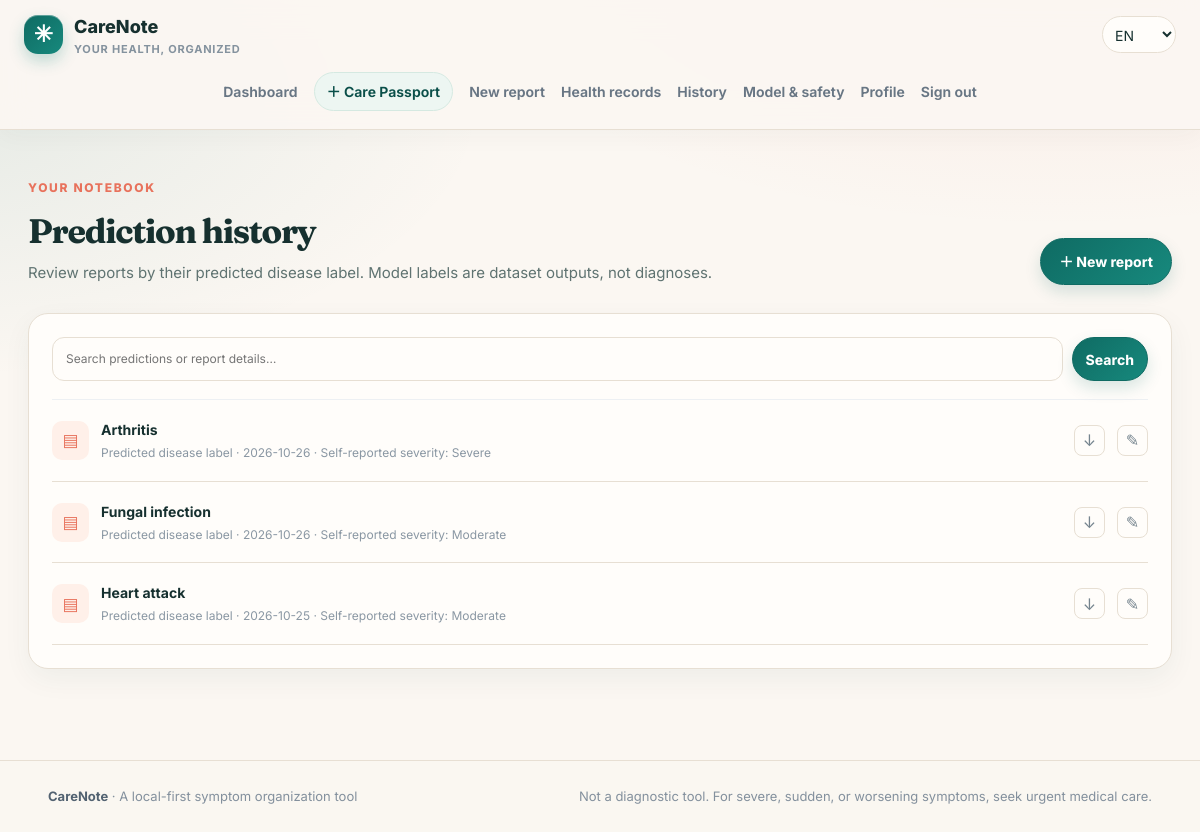
The page /reports (signed in) on the database as committed earlier.
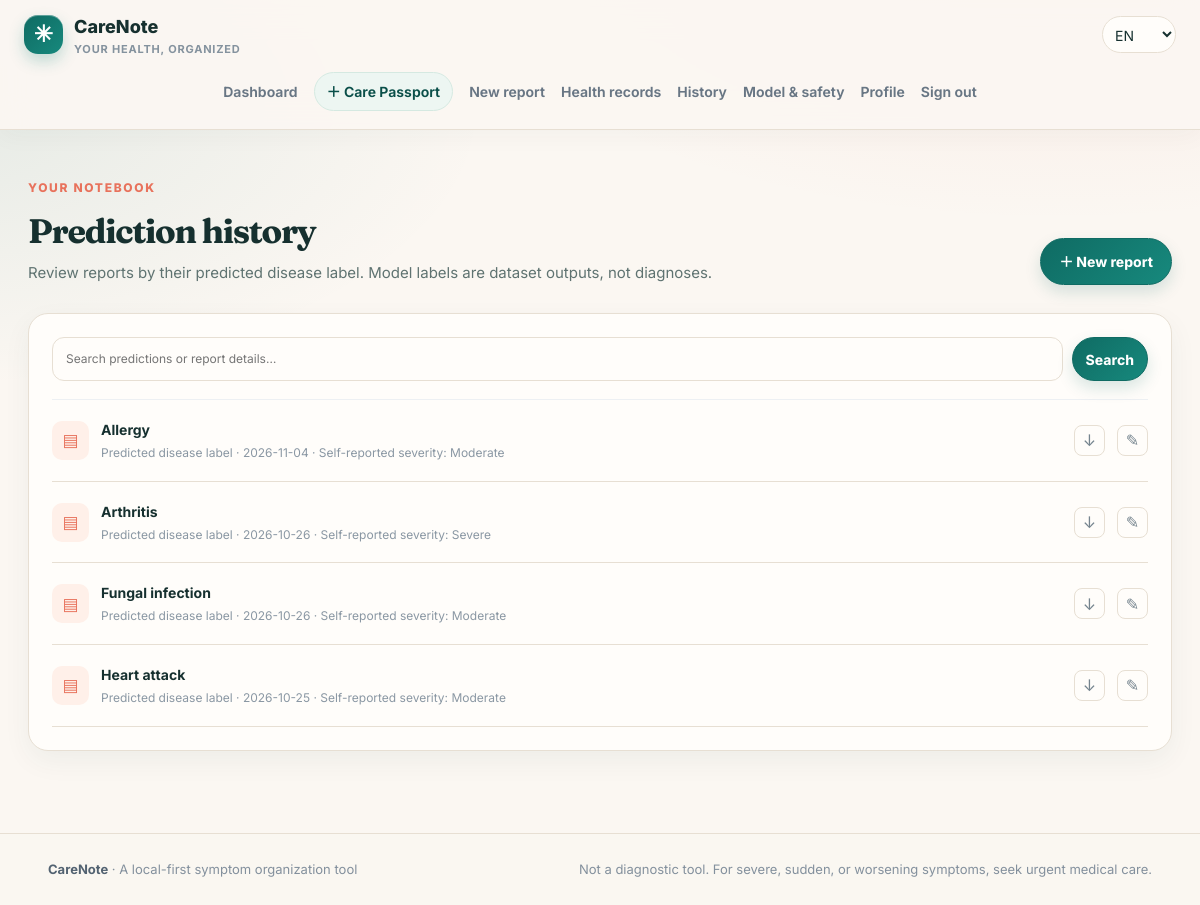
The same page on the database as committed later.
### tables this page shows
CREATE TABLE reports (
                id INTEGER PRIMARY KEY AUTOINCREMENT, user_id INTEGER NOT NULL,
                title TEXT NOT NULL DEFAULT 'Symptom summary', report_json TEXT NOT NULL,
                created_at TEXT NOT NULL, updated_at TEXT NOT NULL,
                FOREIGN KEY(user_id) REFERENCES users(id) ON DELETE CASCADE);

### app.py (the view)
    @app.get("/reports")
    @login_required
    def report_history():
        q=request.args.get("q","").strip()[:100]
        with connect_db() as db:
            if q: rows=db.execute("SELECT id,title,report_json,created_at,updated_at FROM reports WHERE user_id=? AND (title LIKE ? OR report_json LIKE ?) ORDER BY created_at DESC",(g.user["id"],f"%{q}%",f"%{q}%")).fetchall()
            else: rows=db.execute("SELECT id,title,report_json,created_at,updated_at FROM reports WHERE user_id=? ORDER BY created_at DESC",(g.user["id"],)).fetchall()
        reports=[]
        for row in rows:
            data=decode_report_json(row["report_json"])
            analysis=data.get("analysis")
            if not isinstance(analysis, dict): analysis={}
            reports.append({"id":row["id"],"title":row["title"],"created_at":row["created_at"],"updated_at":row["updated_at"],"symptoms":data.get("symptoms",[]),"severity":data.get("severity","Unsure"),"analysis":analysis})
        return render_template("history.html",title="Report history",reports=reports,q=q)

### templates/history.html (shortened to what this page needs)
{% extends 'base.html' %}
{% block content %}
<section class="page-heading">
  <div>
    <div class="eyebrow">YOUR NOTEBOOK</div>
    <h1>Prediction history</h1>
    <p>Review reports by their predicted disease label. Model labels are dataset outputs, not diagnoses.</p>
  </div>
  <a class="button" href="{{ url_for('new_report') }}">＋ New report</a>
</section>
<section class="panel">
  <form class="search-row" method="get">
    <input id="q" type="search" name="q" value="{{ q }}" placeholder="Search predictions or report details…">
    <button class="button button-small" type="submit">Search</button>
  </form>
  {% if reports %}
    <div class="report-list history-list">
      {% for report in reports %}
        <div class="report-row">
          <span class="report-file">▤</span>
          <a class="report-main" href="{{ url_for('report_detail',report_id=report.id) }}">
            <strong>{{ report.analysis.label if report.analysis.get('available') and report.analysis.get('label') else 'Prediction unavailable' }}</strong>
            <small>Predicted disease label · {{ report.created_at[:10] }} · Self-reported severity: {{ report.severity }}</small>
          </a>
          <a class="icon-link" title="Download PDF" href="{{ url_for('export_saved_report',report_id=report.id) }}">↓</a>
          <a class="icon-link" title="Edit" href="{{ url_for('edit_report',report_id=report.id) }}">✎</a>
        </div>
      {% endfor %}
    </div>
  {% else %}
    <div class="empty-state">
      <div class="empty-art">⌕</div>
      <h3>{% if q %}No matching reports{% else %}No reports yet{% endif %}</h3>
      <p>{% if q %}Try another search term.{% else %}Your saved predictions will appear here.{% endif %}</p>
    </div>
  {% endif %}
</section>
{% endblock %}

### templates/base.html (shortened to what this page needs)
<!doctype html>
<html lang="{{ language }}">
<head>
  <link rel="stylesheet" href="{{ url_for('static', filename='style.css') }}">
  <link rel="stylesheet" href="{{ url_for('static', filename='theme.css') }}">
</head>
<body>
<header class="topbar"><a class="brand" href="{{ url_for('landing') }}"><span class="brand-mark">✳</span><span>CareNote<small>YOUR HEALTH, ORGANIZED</small></span></a>
<nav class="nav">
{% if current_user %}<a href="{{ url_for('dashboard') }}" data-i18n="dashboard">Dashboard</a><a class="nav-passport" href="{{ url_for('onboarding') }}">＋ Care Passport</a><a href="{{ url_for('new_report') }}" data-i18n="newReport">New report</a><a href="{{ url_for('health_records_page') }}">Health records</a><a href="{{ url_for('report_history') }}" data-i18n="history">History</a><a href="{{ url_for('about_model') }}" data-i18n="model">Model & safety</a><a href="{{ url_for('profile') }}" data-i18n="profile">Profile</a><form method="post" action="{{ url_for('logout') }}" class="inline-form"><input type="hidden" name="csrf_token" value="{{ csrf_token() }}"><button class="nav-button" data-i18n="signOut">Sign out</button></form>
{% else %}<a href="{{ url_for('about_model') }}" data-i18n="model">Model & safety</a><a href="{{ url_for('login') }}" data-i18n="signIn">Sign in</a><a class="button button-small" href="{{ url_for('register') }}" data-i18n="getStarted">Get started</a>{% endif %}
</nav><form method="post" action="{{ url_for('set_language') }}" class="language-form"><select id="language" name="language"><option value="en" {% if language=='en' %}selected{% endif %}>EN</option></select></form></header>
<main class="page-shell">
{% block content %}{% endblock %}
</main>
<footer class="footer"><div><strong>CareNote</strong><span> · A local-first symptom organization tool</span></div><p>Not a diagnostic tool. For severe, sudden, or worsening symptoms, seek urgent medical care.</p></footer>
</body></html>

### static/theme.css (style rules this page uses)
:root { --ink:#16302f;--muted:#5f7371;--line:#e7dfd3;--bg:#fbf7f2;--brand:#0f6b63;--brand-dark:#0a4f49;--coral:#e8725c;--sun:#f4c26b;--mint:#dff1ec;--lav:#ece7f8;--peach:#ffe9dc;--blue:#e3eefb;--teal-deep:#0c3b38;--shadow:0 18px 40px rgba(15,70,64,.09) }
body { background:radial-gradient(900px 420px at 88% -8%,rgba(232,114,92,.10),transparent 70%),radial-gradient(800px 400px at -6% 12%,rgba(15,107,99,.09),transparent 70%),var(--bg) }
h1,h2,.pp-who strong { font-family:Fraunces,Georgia,"Times New Roman",serif;letter-spacing:-.02em }
.topbar { background:rgba(251,247,242,.92) }
.brand-mark { background:linear-gradient(135deg,var(--brand),#17897d);color:#fff;border-radius:14px }
.button { border-radius:999px }
.button:not(.button-secondary):not(.button-danger) { background:var(--brand) }
.panel,.stat-card,.feature-card,.auth-card { border-radius:20px;border-color:var(--line) }
.eyebrow { color:var(--coral);letter-spacing:.14em }
:root { --paper: #fffdfa; --paper-deep: #f4eee6; --coral-soft: #fff0e9; --teal-soft: #edf6f2; }
body { color: var(--ink); font-family: Inter, "Segoe UI", Roboto, Arial, sans-serif; }
h1, h2, .auth-aside h1, .health-detail-heading h1 { font-family: Fraunces, Georgia, "Times New Roman", serif; letter-spacing: -.025em; }
.topbar { border-bottom-color: var(--line); box-shadow: 0 6px 24px rgba(15, 70, 64, .035); }
.nav .nav-passport { padding: 7px 12px; border: 1px solid #d5e9e1; border-radius: 999px; background: var(--teal-soft); color: var(--brand-dark); }
.language-form select { border-color: var(--line); border-radius: 999px; background: var(--paper); }
.page-shell { max-width: 1320px; }
.footer { border-top-color: var(--line); background: rgba(251, 247, 242, .88); }
.button:not(.button-secondary):not(.button-danger) { background: linear-gradient(135deg, var(--brand), #17897d); border-color: var(--brand); box-shadow: 0 7px 16px rgba(15, 107, 99, .16); }
.eyebrow { color: var(--coral); }
.panel, .stat-card, .feature-card, .auth-card, .wizard-main, .wizard-aside, .review-card, .notice-card, .health-tool-card, .health-log-history, .health-trend-panel, .health-detail-form, .model-stats, .danger-zone { border-color: var(--line); border-radius: 20px; box-shadow: 0 10px 28px rgba(15, 70, 64, .055); }
.panel, .stat-card, .feature-card, .auth-card, .wizard-main, .wizard-aside, .review-card, .notice-card, .health-tool-card, .health-log-history, .health-trend-panel, .health-detail-form, .model-stats, .danger-zone, .health-hub-card, .profile-health-item { background-color: var(--paper); }
.feature-card, .stat-card, .health-hub-card, .profile-health-item, .report-row, .health-log-row, .quick-links a { transition: transform .2s ease, box-shadow .2s ease, border-color .2s ease; }
.form-stack input, .form-stack select, .form-stack textarea, .search-row input, .health-log-form input, .health-log-form select, .health-log-form textarea, .health-detail-form input, .health-detail-form select, .health-detail-form textarea, .symptom-search input { border-color: var(--line); border-radius: 12px; background-color: var(--paper); }
.symptom-option, .choice-card, .report-row, .health-log-row, .health-report-grid > div, .metric-grid > div, .safety-list > div { border-color: var(--line); background-color: var(--paper); }
.report-file, .profile-avatar { background: var(--coral-soft); color: var(--coral); }
@media (max-width: 1400px) { .topbar { height: auto; min-height: 72px; flex-wrap: wrap; gap: 10px 16px; padding: 12px clamp(16px, 3vw, 24px); } }
@media (max-width: 1400px) { .topbar .brand { order: 0; flex: 1 1 auto; min-width: 0; } }
@media (max-width: 1400px) { .topbar .language-form { order: 2; flex: 0 0 auto; margin-left: auto; } }
@media (max-width: 1400px) { .topbar .language-form select { width: 74px; min-width: 74px; } }
@media (max-width: 1400px) { .topbar .nav { order: 3; flex: 0 0 100%; width: 100%; min-width: 0; margin: 0; gap: 16px; padding: 4px 0 6px; overflow-x: auto; overflow-y: hidden; scrollbar-width: thin; scrollbar-color: #b8cfc5 transparent; overscroll-behavior-x: contain; } }
@media (max-width: 1400px) { .topbar .nav > a, .topbar .nav > form { flex: 0 0 auto; } }
@media (max-width: 1400px) { .topbar .nav { justify-content: safe center; } }

Rows that differ between the two databases and show on the page:
added reports: analysis "Allergy", created_at "2026-11-04", severity "Moderate"
